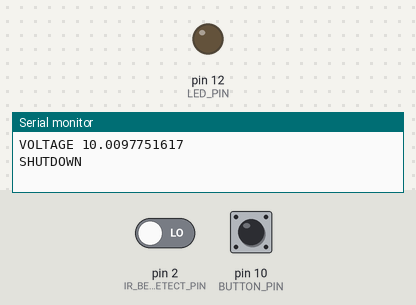
This sketch was run on a simulated Arduino Uno, built with avr-gcc and run on an emulated ATmega328P. Parts: output pins drawn as LEDs (lit = HIGH), the last lines printed to the serial monitor. Inputs (shaded band) come from the test bench; at power-on: pin 2 (IR_BEAM_DETECT_PIN) LOW, pin 10 (BUTTON_PIN) HIGH.

Above: at 1.2 s.
1.3 s: pin 2 (IR_BEAM_DETECT_PIN) driven HIGH
At 2.2 s:
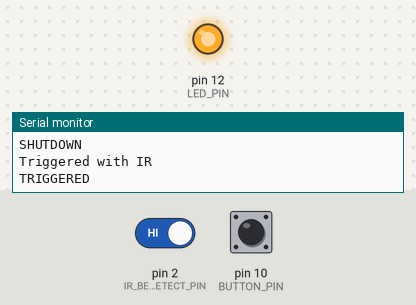
Timing chart, 0 to 4.3 s (numbered marks = the images above; inputs shaded):
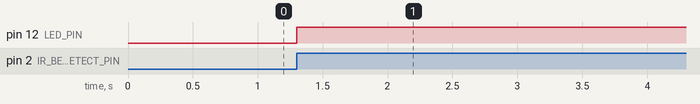

The sketch:

RodentSPI.ino
```cpp
// Arduino sketch to control a Raspberry Pi, via Serial communication, which has an IR camera.
// The Arduino uses a pulsed IR beam break detector to know when to take the photo.

#include <IRremote.h>


// Pin Definitions:

#define IR_BEAM_PIN 3        // IR Beam LED
#define IR_BEAM_DETECT_PIN 2    // IR Beam Detector
#define LED_PIN 12 // Connected to LED
#define VOLTAGE_PIN A1 // Connected to battery voltage divider
#define BUTTON_PIN 10 // Connected to shutdown push button


#define BUTTON_HOLD_TIME 3000 // Hold push button for 3 seconds before issuing SHUTDOWN
#define SHUTDOWN_VOLTAGE  11.5   // Shutdown if voltage less than 11.5V
#define VOLTAGE_DIVIDER_FACTOR 4.0   // Resistor network is 30K/10K
#define VOLTAGE_READ_PERIOD 60000  // Update voltage every minute
#define TRIGGER_DELAY_TIME 30000  // Wait 30 seconds after triggering


IRsend irsend;

long unsigned int next_voltage_read = 0;


void setup() {
  Serial.begin(9600);

  pinMode(VOLTAGE_PIN, INPUT );

  pinMode(LED_PIN, OUTPUT);
  digitalWrite (LED_PIN, LOW);

  pinMode(BUTTON_PIN, INPUT);
  digitalWrite(BUTTON_PIN, HIGH);


  pinMode(IR_BEAM_DETECT_PIN, INPUT);
  irsend.enableIROut(38);
  irsend.mark(0);
  readVoltage();
}

void loop() {


  // Update the voltage every minute:
  readVoltage();


  // Pin goes HIGH when the beam is broken:
  if ( digitalRead(IR_BEAM_DETECT_PIN) == HIGH ) {
    Serial.println("Triggered with IR");
    triggerCamera();
  }


  // Check for push button presses:
  if ( digitalRead(BUTTON_PIN) == LOW ) {
    // Check if the "shutdown" pin has been pressed and held for three seconds:
    delay(BUTTON_HOLD_TIME);
    if ( digitalRead(BUTTON_PIN) == LOW ) {
      // Send "SHUTDOWN" message to the Pi
      Serial.println("SHUTDOWN");
      // Flash LED several times:
      for ( int i = 0; i < 30; i++ ) {
        digitalWrite(LED_PIN, HIGH);
        delay(50);
        digitalWrite(LED_PIN, LOW);
        delay(50);

      }
    }
  }
}


void readVoltage()
// Measure the voltage off pin A1 and pass it to Raspberry Pi. If it's less than
// the critical battery voltage then issue an orderly shutdown of the Pi.
{
  if ( next_voltage_read > millis() ) {
    return;
  }

  next_voltage_read = millis() + VOLTAGE_READ_PERIOD;

  int val = analogRead(VOLTAGE_PIN);
  double voltage = (double)val * 5.0 / 1023.0;
  voltage = voltage * VOLTAGE_DIVIDER_FACTOR;
  Serial.print( "VOLTAGE ");
  Serial.println( voltage, DEC );

  if ( voltage > 1.0 && voltage < SHUTDOWN_VOLTAGE ) {
    Serial.println("SHUTDOWN");
  }


}

void triggerCamera() {

  digitalWrite (LED_PIN, HIGH);
  Serial.println("TRIGGERED");
  delay(TRIGGER_DELAY_TIME);
  digitalWrite(LED_PIN, LOW);


}
```

Measured:
- after the input at 1.3 s, pin 12 (LED_PIN): LOW → HIGH at once
